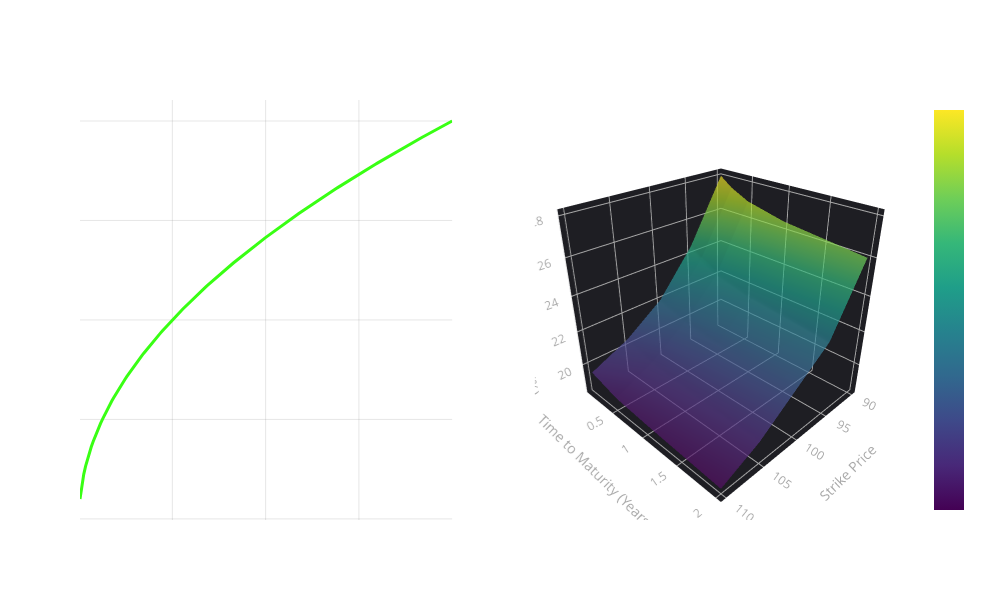

Notebook code for this chart:
### Markdown cell above
Solving for the equation analytically yields

$$\int f'(x) = \int \frac{1}{2}x^{- \frac{1}{2}} \implies f(x) = x^{\frac{1}{2}} + C$$
$$f(0) = 1 \implies f(0) = 0^{\frac{1}{2}} + C = 1 \implies C = 1$$

Thus, the option pricing function is given by $f(x) = x^{\frac{1}{2}} + 1$ which gives the price of our option given a stock price $x$

Under the assumed model framework that produces the differential equation, this function gives the *correct* price *everywhere*

Any stock price I give the pricing function will return the valid model price because this is the *analytical* or *closed-form* solution

### Code cell
# Create subplots
fig = make_subplots(
    rows=1, cols=2,
    specs=[[{'type': 'xy'}, {'type': 'surface'}]],
    subplot_titles=('Option Pricing Function', 'Market Implied Volatility Surface')
)

# Generate x values for pricing function
x = np.linspace(0.01, 4, 200)

# Add the pricing function to first subplot
fig.add_trace(
    go.Scatter(
        x=x,
        y=np.sqrt(x) + 1,
        mode='lines',
        line=dict(
            color='rgb(57, 255, 20)',  # Neon green
            width=3
        ),
        name='Option Pricing Function',
        showlegend=False
    ),
    row=1, col=1
)

strikes = [90, 95, 100, 105, 110]
maturities = [1/12, 3/12, 6/12, 1, 2]    # in years
maturity_labels = ['1 Month', '3 Months', '6 Months', '1 Year', '2 Years']

# Market volatility values (in %)
market_vols = np.array([
    [28.0, 24.5, 22.0, 20.5, 19.5],  # 1 month
    [27.5, 24.0, 21.8, 20.3, 19.3],  # 3 months
    [27.0, 23.5, 21.5, 20.0, 19.0],  # 6 months
    [26.5, 23.0, 21.2, 19.8, 18.8],  # 1 year
    [26.0, 22.5, 21.0, 19.5, 18.5]   # 2 years
])

# Create meshgrid for 3D surface
X, Y = np.meshgrid(strikes, maturities)

# Add market volatility surface to second subplot
fig.add_trace(
    go.Surface(
        x=X,
        y=Y,
        z=market_vols,
        colorscale='Viridis',
        opacity=0.7,
        showscale=True,
        name='Market Volatility Surface',
        showlegend=False
    ),
    row=1, col=2
)

# Update layout
fig.update_layout(
    width=1000,
    height=600,
    title_x=0.5,
    title_font_size=20,
    plot_bgcolor='rgba(0,0,0,0)',
    paper_bgcolor='rgba(0,0,0,0)',
    font=dict(color='white')
)

# Update axes for pricing function plot
fig.update_xaxes(
    showgrid=True, 
    gridwidth=1, 
    gridcolor='rgba(128,128,128,0.2)',
    zeroline=True, 
    zerolinewidth=1, 
    zerolinecolor='rgba(128,128,128,0.5)',
    title_text='x - Stock Price',
    row=1, col=1
)
fig.update_yaxes(
    showgrid=True, 
    gridwidth=1, 
    gridcolor='rgba(128,128,128,0.2)',
    zeroline=True, 
    zerolinewidth=1, 
    zerolinecolor='rgba(128,128,128,0.5)',
    title_text='f(x) - Cost of Option in Dollars',
    row=1, col=1
)

# Update 3D scene for volatility surface
fig.update_scenes(
    xaxis_title='Strike Price',
    yaxis_title='Time to Maturity (Years)',
    zaxis_title='Implied Volatility (%)',
    xaxis=dict(gridcolor='darkgray', showgrid=True, color='darkgray', backgroundcolor='rgb(30, 30, 35)'),
    yaxis=dict(gridcolor='darkgray', showgrid=True, color='darkgray', backgroundcolor='rgb(30, 30, 35)'),
    zaxis=dict(gridcolor='darkgray', showgrid=True, color='darkgray', backgroundcolor='rgb(30, 30, 35)'),
    bgcolor='rgba(0,0,0,0)',
    camera=dict(eye=dict(x=1.5, y=1.5, z=1.2))
)

fig.show()

### Figure 1 — Plotly figure (JSON) as saved in the notebook; plotly's stock layout.template omitted (floating-point values rounded to 4 significant figures; data arrays with more than 128 entries replaced by an {"elided": "..."} marker saying what was removed)
{"data": [{"line": {"color": "rgb(57, 255, 20)", "width": 3}, "mode": "lines", "name": "Option Pricing Function", "showlegend": false, "type": "scatter", "x": {"elided": "200 float values"}, "xaxis": "x", "y": {"elided": "200 float values"}, "yaxis": "y"}, {"colorscale": [[0, "#440154"], [0.1111, "#482878"], [0.2222, "#3e4989"], [0.3333, "#31688e"], [0.4444, "#26828e"], [0.5556, "#1f9e89"], [0.6667, "#35b779"], [0.7778, "#6ece58"], [0.8889, "#b5de2b"], [1, "#fde725"]], "name": "Market Volatility Surface", "opacity": 0.7, "scene": "scene", "showlegend": false, "showscale": true, "type": "surface", "x": [[90, 95, 100, 105, 110], [90, 95, 100, 105, 110], [90, 95, 100, 105, 110], [90, 95, 100, 105, 110], [90, 95, 100, 105, 110]], "y": [[0.08333, 0.08333, 0.08333, 0.08333, 0.08333], [0.25, 0.25, 0.25, 0.25, 0.25], [0.5, 0.5, 0.5, 0.5, 0.5], [1.0, 1.0, 1.0, 1.0, 1.0], [2.0, 2.0, 2.0, 2.0, 2.0]], "z": [[28.0, 24.5, 22.0, 20.5, 19.5], [27.5, 24.0, 21.8, 20.3, 19.3], [27.0, 23.5, 21.5, 20.0, 19.0], [26.5, 23.0, 21.2, 19.8, 18.8], [26.0, 22.5, 21.0, 19.5, 18.5]]}], "layout": {"annotations": [{"font": {"size": 16}, "showarrow": false, "text": "Option Pricing Function", "x": 0.225, "xanchor": "center", "xref": "paper", "y": 1, "yanchor": "bottom", "yref": "paper"}, {"font": {"size": 16}, "showarrow": false, "text": "Market Implied Volatility Surface", "x": 0.775, "xanchor": "center", "xref": "paper", "y": 1, "yanchor": "bottom", "yref": "paper"}], "font": {"color": "white"}, "height": 600, "paper_bgcolor": "rgba(0,0,0,0)", "plot_bgcolor": "rgba(0,0,0,0)", "scene": {"bgcolor": "rgba(0,0,0,0)", "camera": {"eye": {"x": 1.5, "y": 1.5, "z": 1.2}}, "domain": {"x": [0.55, 1], "y": [0, 1]}, "xaxis": {"backgroundcolor": "rgb(30, 30, 35)", "color": "darkgray", "gridcolor": "darkgray", "showgrid": true, "title": {"text": "Strike Price"}}, "yaxis": {"backgroundcolor": "rgb(30, 30, 35)", "color": "darkgray", "gridcolor": "darkgray", "showgrid": true, "title": {"text": "Time to Maturity (Years)"}}, "zaxis": {"backgroundcolor": "rgb(30, 30, 35)", "color": "darkgray", "gridcolor": "darkgray", "showgrid": true, "title": {"text": "Implied Volatility (%)"}}}, "title": {"font": {"size": 20}, "x": 0.5}, "width": 1000, "xaxis": {"anchor": "y", "domain": [0, 0.45], "gridcolor": "rgba(128,128,128,0.2)", "gridwidth": 1, "showgrid": true, "title": {"text": "x - Stock Price"}, "zeroline": true, "zerolinecolor": "rgba(128,128,128,0.5)", "zerolinewidth": 1}, "yaxis": {"anchor": "x", "domain": [0, 1], "gridcolor": "rgba(128,128,128,0.2)", "gridwidth": 1, "showgrid": true, "title": {"text": "f(x) - Cost of Option in Dollars"}, "zeroline": true, "zerolinecolor": "rgba(128,128,128,0.5)", "zerolinewidth": 1}}}
